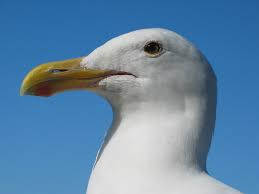
%> input picture images.jpeg, 259 x 194 px
$ octave logtransform.m   (GNU Octave 9; MATLAB toolbox functions it lacks are replaced by stand-ins)
%> lines starting %> are read from the running program, lines starting %| are printed output that depends on the picture
% log transformation
clc; clear all; close all;
f=imread('images.jpeg');
%> f is the input picture: size 194x259x3 uint8; mean R, G, B 97.4, 134.4, 166.8
g=rgb2gray(f);
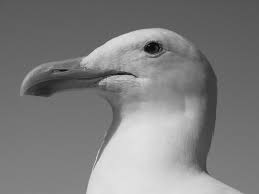
%> g: size 194x259 uint8; min 1, max 231, mean 127
c=input('Enter the constant value, c = ');
%> the answer given: 3
z=im2double(f);
tem=c*log(1+z)*256;
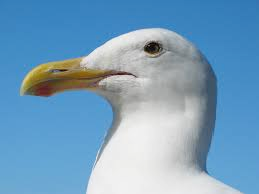
%> tem: size 194x259x3 double; mean R, G, B 238.3, 321.1, 382.8; drawn with min black and max white
tem=uint8(tem);
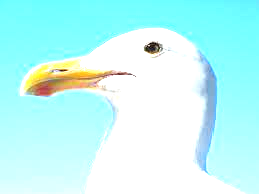
%> tem: size 194x259x3 uint8; mean R, G, B 191.6, 249.9, 248
imshow(tem);

$ run again, with lion.jpg copied over images.jpeg
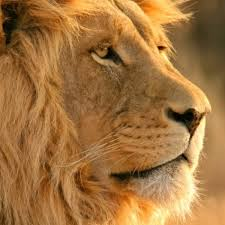
%> input picture lion.jpg, 225 x 225 px
%> f is the input picture: size 225x225x3 uint8; mean R, G, B 161.7, 115.5, 63.2
%> `g=rgb2gray(f);`:
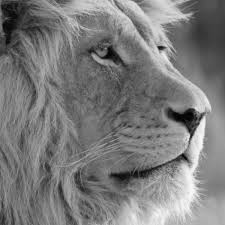
%> g: size 225x225 uint8; min 0, max 251, mean 123.4
%> `tem=uint8(tem);`:
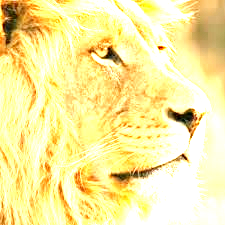
%> tem: size 225x225x3 uint8; mean R, G, B 248.8, 235.3, 159.9
